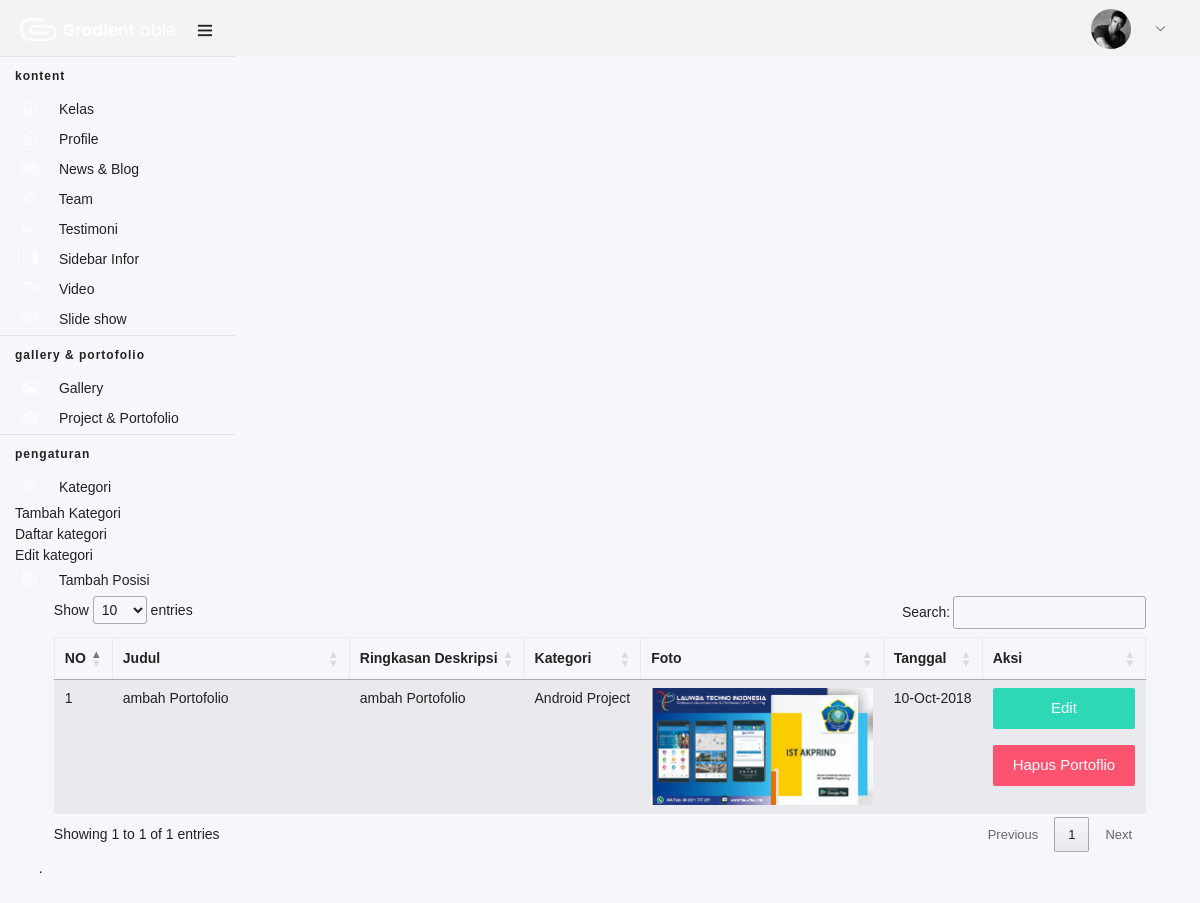
Screenshot of /index.php/daftar/daftar_portofolio with the database file from the repository.
### tables this page shows
CREATE TABLE `portofolio` (
  `id` int(11) NOT NULL,
  `judul` varchar(250) NOT NULL,
  `nama_file` varchar(100) NOT NULL,
  `deskripsi` text NOT NULL,
  `kategori` int(11) NOT NULL,
  `timestamp` timestamp NOT NULL DEFAULT CURRENT_TIMESTAMP ON UPDATE CURRENT_TIMESTAMP
);

CREATE TABLE `kategori_portofolio` (
  `id` int(11) NOT NULL,
  `nama` varchar(100) NOT NULL
);

### application/controllers/Daftar.php (called while the page is built, shortened)
<?php
class Daftar extends CI_Controller {
    function daftar_portofolio() {
        $this->load->view('headfoot/header');
        $data['portofolio'] = $this->M_portofolio->daftarPortofolio();
        $this->load->view('daftar/daftar_portofolio', $data);
        $this->load->view('headfoot/footer');
    }
}

### index.php (called while the page is built, shortened)
<?php
require_once BASEPATH . 'core/CodeIgniter.php';

### application/models/M_portofolio.php (called while the page is built, shortened)
<?php
class M_portofolio extends CI_Model {
    function daftarPortofolio() {
        $query = "SELECT *, portofolio.id as id_porto FROM portofolio INNER JOIN kategori_portofolio ON portofolio.kategori=kategori_portofolio.id ORDER BY portofolio.id ASC";
        return $this->db->query($query)->result();
    }
}

### application/views/daftar/daftar_portofolio.php (the view, shortened to what this page needs)
<div class="container-fluid">
    <div class="table-responsive">
        <table id="kelas-table" class="table table-striped table-hover table-bordered">
            <thead>
                <tr>
                    <th>NO</th>
                    <th width="200">Judul</th>
                    <th>Ringkasan Deskripsi</th>
                    <th>Kategori</th>
                    <th>Foto</th>
                    <th>Tanggal</th>
                    <th>Aksi</th>
                </tr>
            </thead>
            <tbody>
                <?php
                $no = 1;
                foreach ($portofolio as $value) {
                    $string = strip_tags($value->deskripsi);
                    ?>
                    <tr>
                        <td><?php echo $no ?></td>
                        <td width="200"><?php echo $value->judul ?></td>
                        <td><?php echo $string ?></td>
                        <td><?php echo $value->nama ?></td>
                        <td><img width="100%" src="<?php echo base_url('assets/uploads/portofolio/' . $value->nama_file) ?>" /></td>
                        <td><?php echo date_format(date_create($value->timestamp), 'd-M-Y') ?></td>
                        <td>
                            <a class="btn btn-success mb-3 d-block text-white" href="<?php echo site_url('edit/edit_portofolio/' . $value->id_porto . "/!#portofolio") ?>">Edit</a>
                            <a onclick="return confirm('Hapus baris ini ?')" class="btn btn-danger d-block text-white" href="<?php echo site_url('delete/delete_portofolio/') . $value->id_porto . "/!#portofolio" ?>" >Hapus Portoflio</a></td>
                    </tr>
                    <?php
                    $no++;
                }
                ?>
            </tbody>
        </table>
    </div>
</div>

### rows the page displays
portofolio: judul "ambah Portofolio", deskripsi "ambah Portofolio", kategori_portofolio.nama "Android Project", nama_file (picture), timestamp "10-Oct-2018"
